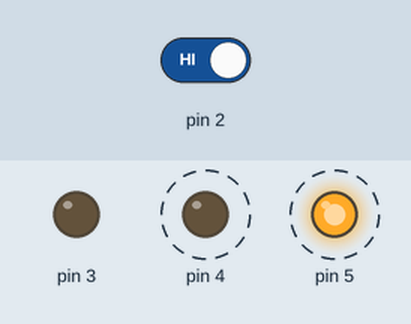
This sketch was run on a simulated Arduino Uno, built with avr-gcc and run on an emulated ATmega328P. Parts: output pins drawn as LEDs (lit = HIGH). Dashed ring = blinking. The test bench sets the inputs (shaded band); at power-on: pin 2 HIGH.

Above: at 10.8 s.
10.9 s: pin 2 driven LOW
At 16.3 s:
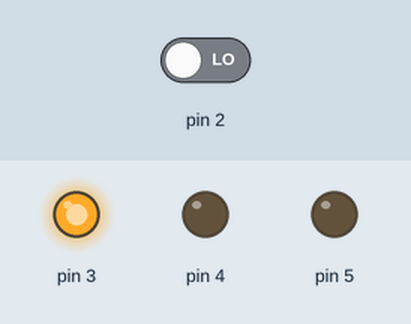
16.9 s: pin 2 driven HIGH
At 17.02 s:
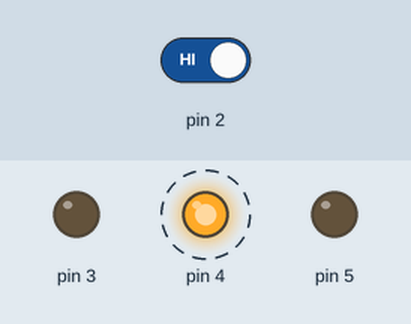
Timing chart, 0 to 28.9 s (numbered marks = the images above; inputs shaded):
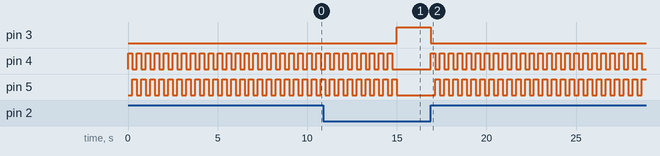

Measured:
- after the input at 10.9 s, pin 3: LOW → HIGH after 4.1 s; pin 4: goes on until 14.8 s, then stays LOW; pin 5: goes on until 15.0 s, then stays LOW
- after the input at 16.9 s, pin 3: HIGH → LOW at once; pin 4: alternates HIGH for 0.25 s and LOW for 0.25 s, starting at once; pin 5: alternates HIGH for 0.25 s and LOW for 0.25 s, starting after 0.25 s
- by itself, pin 4, pin 5: alternates HIGH for 0.25 s and LOW for 0.25 s

The sketch:

sketch_space_control.ino
```cpp
int switchState = 0;

void setup() {
  pinMode(3, OUTPUT);
  pinMode(4, OUTPUT);
  pinMode(5, OUTPUT);
  pinMode(2, INPUT);

}

void loop() {
  switchState = digitalRead(2);

  if (switchState == LOW) {
    digitalWrite(3, HIGH); // green led
    digitalWrite(4, LOW); // red led
    digitalWrite(5, LOW); // red led
  } else {
    digitalWrite(3, LOW);
    digitalWrite(4, HIGH);
    digitalWrite(5, HIGH);

    for (int i = 0; i < 10; i++) {
      digitalWrite(4, HIGH);
      digitalWrite(5, LOW);
      delay(250);

      digitalWrite(4, LOW);
      digitalWrite(5, HIGH);
      delay(250);
    }
  }
}
```
